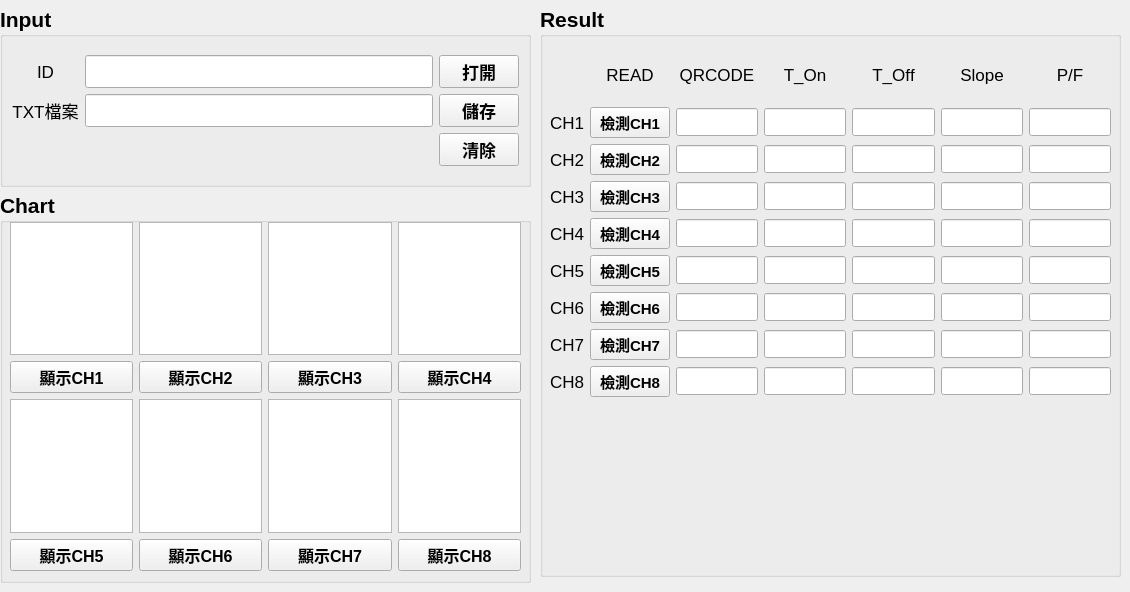
    <widget class="QWidget" name="tab_Sulink">
     <attribute name="title">
      <string>溫度保護器</string>
     </attribute>
     <widget class="QGroupBox" name="Input_box">
      <property name="geometry">
       <rect>
        <x>0</x>
        <y>6</y>
        <width>531</width>
        <height>181</height>
       </rect>
      </property>
      <property name="font">
       <font>
        <pointsize>16</pointsize>
        <weight>75</weight>
        <italic>false</italic>
        <bold>true</bold>
        <underline>false</underline>
        <strikeout>false</strikeout>
        <kerning>true</kerning>
       </font>
      </property>
      <property name="styleSheet">
       <string notr="true">QGroupBox {
            border-color: rgb(156, 156, 156);
        }</string>
      </property>
      <property name="title">
       <string>Input</string>
      </property>
      <layout class="QGridLayout" name="gridLayout_10">
       <item row="0" column="0">
        <layout class="QGridLayout" name="gridLayout_2">
         <item row="1" column="1">
          <widget class="QLineEdit" name="input_file">
           <property name="font">
            <font>
             <pointsize>16</pointsize>
             <kerning>false</kerning>
            </font>
           </property>
          </widget>
         </item>
         <item row="1" column="2">
          <widget class="QPushButton" name="btn_save">
           <property name="font">
            <font>
             <pointsize>13</pointsize>
             <weight>75</weight>
             <italic>false</italic>
             <bold>true</bold>
             <underline>false</underline>
             <strikeout>false</strikeout>
             <kerning>true</kerning>
            </font>
           </property>
           <property name="text">
            <string>儲存</string>
           </property>
          </widget>
         </item>
         <item row="0" column="1">
          <widget class="QLineEdit" name="input_name">
           <property name="font">
            <font>
             <pointsize>16</pointsize>
             <kerning>false</kerning>
            </font>
           </property>
          </widget>
         </item>
         <item row="1" column="0">
          <widget class="QLabel" name="label_txt_2">
           <property name="font">
            <font>
             <pointsize>13</pointsize>
             <weight>50</weight>
             <italic>false</italic>
             <bold>false</bold>
             <underline>false</underline>
             <strikeout>false</strikeout>
             <kerning>false</kerning>
            </font>
           </property>
           <property name="text">
            <string>TXT檔案</string>
           </property>
           <property name="alignment">
            <set>Qt::AlignCenter</set>
           </property>
          </widget>
         </item>
         <item row="0" column="0">
          <widget class="QLabel" name="label_name">
           <property name="font">
            <font>
             <pointsize>13</pointsize>
             <weight>50</weight>
             <italic>false</italic>
             <bold>false</bold>
             <underline>false</underline>
             <strikeout>false</strikeout>
             <kerning>false</kerning>
            </font>
           </property>
           <property name="text">
            <string>ID</string>
           </property>
           <property name="alignment">
            <set>Qt::AlignCenter</set>
           </property>
          </widget>
         </item>
         <item row="0" column="2">
          <widget class="QPushButton" name="btn_opentxt">
           <property name="font">
            <font>
             <pointsize>13</pointsize>
             <weight>75</weight>
             <italic>false</italic>
             <bold>true</bold>
             <underline>false</underline>
             <strikeout>false</strikeout>
             <kerning>false</kerning>
            </font>
           </property>
           <property name="text">
            <string>打開</string>
           </property>
          </widget>
         </item>
         <item row="2" column="2">
          <widget class="QPushButton" name="btn_clean">
           <property name="font">
            <font>
             <pointsize>13</pointsize>
             <weight>75</weight>
             <italic>false</italic>
             <bold>true</bold>
             <underline>false</underline>
             <strikeout>false</strikeout>
             <kerning>true</kerning>
            </font>
           </property>
           <property name="text">
            <string>清除</string>
           </property>
          </widget>
         </item>
        </layout>
       </item>
      </layout>
     </widget>
     <widget class="QGroupBox" name="Chart_box">
      <property name="geometry">
       <rect>
        <x>0</x>
        <y>192</y>
        <width>531</width>
        <height>391</height>
       </rect>
      </property>
      <property name="font">
       <font>
        <pointsize>16</pointsize>
        <weight>75</weight>
        <bold>true</bold>
       </font>
      </property>
      <property name="title">
       <string>Chart</string>
      </property>
      <widget class="QSplitter" name="splitter_2">
       <property name="geometry">
        <rect>
         <x>16</x>
         <y>156</y>
         <width>0</width>
         <height>0</height>
        </rect>
       </property>
       <property name="orientation">
        <enum>Qt::Vertical</enum>
       </property>
       <widget class="QWidget" name="widget_6" native="true">
        <property name="styleSheet">
         <string notr="true">background-color: rgb(255, 255, 255);</string>
        </property>
       </widget>
       <widget class="QWidget" name="widget_7" native="true">
        <property name="styleSheet">
         <string notr="true">background-color: rgb(255, 255, 255);</string>
        </property>
       </widget>
       <widget class="QWidget" name="widget_8" native="true">
        <property name="styleSheet">
         <string notr="true">background-color: rgb(255, 255, 255);</string>
        </property>
       </widget>
       <widget class="QWidget" name="widget_5" native="true">
        <property name="styleSheet">
         <string notr="true">background-color: rgb(255, 255, 255);</string>
        </property>
       </widget>
      </widget>
      <widget class="QWidget" name="layoutWidget_2">
       <property name="geometry">
        <rect>
         <x>10</x>
         <y>30</y>
         <width>511</width>
         <height>349</height>
        </rect>
       </property>
       <layout class="QGridLayout" name="gridLayout_3">
        <item row="2" column="1">
         <widget class="QGraphicsView" name="ch6_chart"/>
        </item>
        <item row="3" column="1">
         <widget class="QPushButton" name="ch6_display">
          <property name="font">
           <font>
            <pointsize>12</pointsize>
            <weight>75</weight>
            <bold>true</bold>
           </font>
          </property>
          <property name="text">
           <string>顯示CH6</string>
          </property>
         </widget>
        </item>
        <item row="0" column="3">
         <widget class="QGraphicsView" name="ch4_chart"/>
        </item>
        <item row="2" column="0">
         <widget class="QGraphicsView" name="ch5_chart"/>
        </item>
        <item row="0" column="1">
         <widget class="QGraphicsView" name="ch2_chart"/>
        </item>
        <item row="0" column="2">
         <widget class="QGraphicsView" name="ch3_chart"/>
        </item>
        <item row="3" column="3">
         <widget class="QPushButton" name="ch8_display">
          <property name="font">
           <font>
            <pointsize>12</pointsize>
            <weight>75</weight>
            <bold>true</bold>
           </font>
          </property>
          <property name="text">
           <string>顯示CH8</string>
          </property>
         </widget>
        </item>
        <item row="2" column="2">
         <widget class="QGraphicsView" name="ch7_chart"/>
        </item>
        <item row="0" column="0">
         <widget class="QGraphicsView" name="ch1_chart"/>
        </item>
        <item row="3" column="2">
         <widget class="QPushButton" name="ch7_display">
          <property name="font">
           <font>
            <pointsize>12</pointsize>
            <weight>75</weight>
            <bold>true</bold>
           </font>
          </property>
          <property name="text">
           <string>顯示CH7</string>
          </property>
         </widget>
        </item>
        <item row="2" column="3">
         <widget class="QGraphicsView" name="ch8_chart"/>
        </item>
        <item row="3" column="0">
         <widget class="QPushButton" name="ch5_display">
          <property name="font">
           <font>
            <pointsize>12</pointsize>
            <weight>75</weight>
            <bold>true</bold>
           </font>
          </property>
          <property name="text">
           <string>顯示CH5</string>
          </property>
         </widget>
        </item>
        <item row="1" column="3">
         <widget class="QPushButton" name="ch4_display">
          <property name="font">
           <font>
            <pointsize>12</pointsize>
            <weight>75</weight>
            <bold>true</bold>
           </font>
          </property>
          <property name="text">
           <string>顯示CH4</string>
          </property>
         </widget>
        </item>
        <item row="1" column="2">
         <widget class="QPushButton" name="ch3_display">
          <property name="font">
           <font>
            <pointsize>12</pointsize>
            <weight>75</weight>
            <bold>true</bold>
           </font>
          </property>
          <property name="text">
           <string>顯示CH3</string>
          </property>
         </widget>
        </item>
        <item row="1" column="1">
         <widget class="QPushButton" name="ch2_display">
          <property name="font">
           <font>
            <pointsize>12</pointsize>
            <weight>75</weight>
            <bold>true</bold>
           </font>
          </property>
          <property name="text">
           <string>顯示CH2</string>
          </property>
         </widget>
        </item>
        <item row="1" column="0">
         <widget class="QPushButton" name="ch1_display">
          <property name="font">
           <font>
            <pointsize>12</pointsize>
            <weight>75</weight>
            <bold>true</bold>
           </font>
          </property>
          <property name="text">
           <string>顯示CH1</string>
          </property>
         </widget>
        </item>
       </layout>
      </widget>
     </widget>
     <widget class="QGroupBox" name="Result_box">
      <property name="geometry">
       <rect>
        <x>540</x>
        <y>6</y>
        <width>581</width>
        <height>571</height>
       </rect>
      </property>
      <property name="font">
       <font>
        <pointsize>16</pointsize>
        <weight>75</weight>
        <bold>true</bold>
       </font>
      </property>
      <property name="title">
       <string>Result</string>
      </property>
      <widget class="QWidget" name="layoutWidget">
       <property name="geometry">
        <rect>
         <x>10</x>
         <y>42</y>
         <width>561</width>
         <height>349</height>
        </rect>
       </property>
       <property name="font">
        <font>
         <pointsize>13</pointsize>
         <weight>50</weight>
         <bold>false</bold>
        </font>
       </property>
       <layout class="QGridLayout" name="gridLayout">
        <item row="3" column="3">
         <widget class="QLineEdit" name="ch3_T_On">
          <property name="alignment">
           <set>Qt::AlignCenter</set>
          </property>
         </widget>
        </item>
        <item row="5" column="1">
         <widget class="QPushButton" name="ch5_qrcode">
          <property name="font">
           <font>
            <pointsize>11</pointsize>
            <weight>75</weight>
            <bold>true</bold>
           </font>
          </property>
          <property name="text">
           <string>檢測CH5</string>
          </property>
         </widget>
        </item>
        <item row="3" column="6">
         <widget class="QLineEdit" name="ch3_PF">
          <property name="alignment">
           <set>Qt::AlignCenter</set>
          </property>
         </widget>
        </item>
        <item row="5" column="6">
         <widget class="QLineEdit" name="ch5_PF">
          <property name="alignment">
           <set>Qt::AlignCenter</set>
          </property>
         </widget>
        </item>
        <item row="8" column="2">
         <widget class="QLineEdit" name="ch8_qrcodelable">
          <property name="alignment">
           <set>Qt::AlignCenter</set>
          </property>
         </widget>
        </item>
        <item row="8" column="5">
         <widget class="QLineEdit" name="ch8_slope">
          <property name="alignment">
           <set>Qt::AlignCenter</set>
          </property>
         </widget>
        </item>
        <item row="7" column="4">
         <widget class="QLineEdit" name="ch7_T_Off">
          <property name="alignment">
           <set>Qt::AlignCenter</set>
          </property>
         </widget>
        </item>
        <item row="3" column="0">
         <widget class="QLabel" name="label_ch3">
          <property name="font">
           <font>
            <pointsize>13</pointsize>
            <weight>50</weight>
            <bold>false</bold>
           </font>
          </property>
          <property name="text">
           <string>CH3</string>
          </property>
          <property name="alignment">
           <set>Qt::AlignCenter</set>
          </property>
         </widget>
        </item>
        <item row="5" column="5">
         <widget class="QLineEdit" name="ch5_slope">
          <property name="alignment">
           <set>Qt::AlignCenter</set>
          </property>
         </widget>
        </item>
        <item row="4" column="4">
         <widget class="QLineEdit" name="ch4_T_Off">
          <property name="alignment">
           <set>Qt::AlignCenter</set>
          </property>
         </widget>
        </item>
        <item row="1" column="2">
         <widget class="QLineEdit" name="ch1_qrcodelable">
          <property name="font">
           <font>
            <pointsize>13</pointsize>
            <weight>50</weight>
            <bold>false</bold>
           </font>
          </property>
          <property name="alignment">
           <set>Qt::AlignCenter</set>
          </property>
         </widget>
        </item>
        <item row="0" column="2">
         <widget class="QLabel" name="label_qrcode">
          <property name="font">
           <font>
            <pointsize>13</pointsize>
            <weight>50</weight>
            <bold>false</bold>
            <kerning>false</kerning>
           </font>
          </property>
          <property name="text">
           <string>QRCODE</string>
          </property>
          <property name="alignment">
           <set>Qt::AlignCenter</set>
          </property>
         </widget>
        </item>
        <item row="8" column="0">
         <widget class="QLabel" name="label_ch8">
          <property name="font">
           <font>
            <pointsize>13</pointsize>
            <weight>50</weight>
            <bold>false</bold>
           </font>
          </property>
          <property name="text">
           <string>CH8</string>
          </property>
          <property name="alignment">
           <set>Qt::AlignCenter</set>
          </property>
         </widget>
        </item>
        <item row="6" column="4">
         <widget class="QLineEdit" name="ch6_T_Off">
          <property name="alignment">
           <set>Qt::AlignCenter</set>
          </property>
         </widget>
        </item>
        <item row="7" column="0">
         <widget class="QLabel" name="label_ch7">
          <property name="font">
           <font>
            <pointsize>13</pointsize>
            <weight>50</weight>
            <bold>false</bold>
           </font>
          </property>
          <property name="text">
           <string>CH7</string>
          </property>
          <property name="alignment">
           <set>Qt::AlignCenter</set>
          </property>
         </widget>
        </item>
        <item row="8" column="6">
         <widget class="QLineEdit" name="ch8_PF">
          <property name="alignment">
           <set>Qt::AlignCenter</set>
          </property>
         </widget>
        </item>
        <item row="4" column="1">
         <widget class="QPushButton" name="ch4_qrcode">
          <property name="font">
           <font>
            <pointsize>11</pointsize>
            <weight>75</weight>
            <bold>true</bold>
           </font>
          </property>
          <property name="text">
           <string>檢測CH4</string>
          </property>
         </widget>
        </item>
        <item row="2" column="2">
         <widget class="QLineEdit" name="ch2_qrcodelable">
          <property name="font">
           <font>
            <pointsize>13</pointsize>
            <weight>50</weight>
            <bold>false</bold>
           </font>
          </property>
          <property name="alignment">
           <set>Qt::AlignCenter</set>
          </property>
         </widget>
        </item>
        <item row="4" column="3">
         <widget class="QLineEdit" name="ch4_T_On">
          <property name="alignment">
           <set>Qt::AlignCenter</set>
          </property>
         </widget>
        </item>
        <item row="0" column="3">
         <widget class="QLabel" name="label_T_On">
          <property name="font">
           <font>
            <pointsize>13</pointsize>
            <weight>50</weight>
            <bold>false</bold>
            <kerning>false</kerning>
           </font>
          </property>
          <property name="text">
           <string>T_On</string>
          </property>
          <property name="alignment">
           <set>Qt::AlignCenter</set>
          </property>
         </widget>
        </item>
        <item row="1" column="0">
         <widget class="QLabel" name="label_ch1">
          <property name="font">
           <font>
            <pointsize>13</pointsize>
            <weight>50</weight>
            <bold>false</bold>
           </font>
          </property>
          <property name="text">
           <string>CH1</string>
          </property>
          <property name="alignment">
           <set>Qt::AlignCenter</set>
          </property>
         </widget>
        </item>
        <item row="5" column="0">
         <widget class="QLabel" name="label_ch5">
          <property name="font">
           <font>
            <pointsize>13</pointsize>
            <weight>50</weight>
            <bold>false</bold>
           </font>
          </property>
          <property name="text">
           <string>CH5</string>
          </property>
          <property name="alignment">
           <set>Qt::AlignCenter</set>
          </property>
         </widget>
        </item>
        <item row="2" column="6">
         <widget class="QLineEdit" name="ch2_PF">
          <property name="alignment">
           <set>Qt::AlignCenter</set>
          </property>
         </widget>
        </item>
        <item row="2" column="0">
         <widget class="QLabel" name="label_ch2">
          <property name="font">
           <font>
            <pointsize>13</pointsize>
            <weight>50</weight>
            <bold>false</bold>
           </font>
          </property>
          <property name="text">
           <string>CH2</string>
          </property>
          <property name="alignment">
           <set>Qt::AlignCenter</set>
          </property>
         </widget>
        </item>
        <item row="3" column="1">
         <widget class="QPushButton" name="ch3_qrcode">
          <property name="font">
           <font>
            <pointsize>11</pointsize>
            <weight>75</weight>
            <bold>true</bold>
           </font>
          </property>
          <property name="text">
           <string>檢測CH3</string>
          </property>
         </widget>
        </item>
        <item row="4" column="5">
         <widget class="QLineEdit" name="ch4_slope">
          <property name="alignment">
           <set>Qt::AlignCenter</set>
          </property>
         </widget>
        </item>
        <item row="8" column="1">
         <widget class="QPushButton" name="ch8_qrcode">
          <property name="font">
           <font>
            <pointsize>11</pointsize>
            <weight>75</weight>
            <bold>true</bold>
           </font>
          </property>
          <property name="text">
           <string>檢測CH8</string>
          </property>
         </widget>
        </item>
        <item row="6" column="5">
         <widget class="QLineEdit" name="ch6_slope">
          <property name="alignment">
           <set>Qt::AlignCenter</set>
          </property>
         </widget>
        </item>
        <item row="1" column="5">
         <widget class="QLineEdit" name="ch1_slope">
          <property name="alignment">
           <set>Qt::AlignCenter</set>
          </property>
         </widget>
        </item>
        <item row="2" column="3">
         <widget class="QLineEdit" name="ch2_T_On">
          <property name="alignment">
           <set>Qt::AlignCenter</set>
          </property>
         </widget>
        </item>
        <item row="3" column="2">
         <widget class="QLineEdit" name="ch3_qrcodelable">
          <property name="font">
           <font>
            <pointsize>13</pointsize>
            <weight>50</weight>
            <bold>false</bold>
           </font>
          </property>
          <property name="alignment">
           <set>Qt::AlignCenter</set>
          </property>
         </widget>
        </item>
        <item row="4" column="0">
         <widget class="QLabel" name="label_ch4">
          <property name="font">
           <font>
            <pointsize>13</pointsize>
            <weight>50</weight>
            <bold>false</bold>
           </font>
          </property>
          <property name="text">
           <string>CH4</string>
          </property>
          <property name="alignment">
           <set>Qt::AlignCenter</set>
          </property>
         </widget>
        </item>
        <item row="2" column="4">
         <widget class="QLineEdit" name="ch2_T_Off">
          <property name="alignment">
           <set>Qt::AlignCenter</set>
          </property>
         </widget>
        </item>
        <item row="2" column="5">
         <widget class="QLineEdit" name="ch2_slope">
          <property name="alignment">
           <set>Qt::AlignCenter</set>
          </property>
         </widget>
        </item>
        <item row="1" column="3">
         <widget class="QLineEdit" name="ch1_T_On">
          <property name="alignment">
           <set>Qt::AlignCenter</set>
          </property>
         </widget>
        </item>
        <item row="6" column="0">
         <widget class="QLabel" name="label_ch6">
          <property name="font">
           <font>
            <pointsize>13</pointsize>
            <weight>50</weight>
            <bold>false</bold>
           </font>
          </property>
          <property name="text">
           <string>CH6</string>
          </property>
          <property name="alignment">
           <set>Qt::AlignCenter</set>
          </property>
         </widget>
        </item>
        <item row="6" column="6">
         <widget class="QLineEdit" name="ch6_PF">
          <property name="alignment">
           <set>Qt::AlignCenter</set>
          </property>
         </widget>
        </item>
        <item row="3" column="4">
         <widget class="QLineEdit" name="ch3_T_Off">
          <property name="alignment">
           <set>Qt::AlignCenter</set>
          </property>
         </widget>
        </item>
        <item row="4" column="2">
         <widget class="QLineEdit" name="ch4_qrcodelable">
          <property name="font">
           <font>
            <pointsize>13</pointsize>
            <weight>50</weight>
            <bold>false</bold>
           </font>
          </property>
          <property name="alignment">
           <set>Qt::AlignCenter</set>
          </property>
         </widget>
        </item>
        <item row="7" column="2">
         <widget class="QLineEdit" name="ch7_qrcodelable">
          <property name="alignment">
           <set>Qt::AlignCenter</set>
          </property>
         </widget>
        </item>
        <item row="5" column="3">
         <widget class="QLineEdit" name="ch5_T_On">
          <property name="alignment">
           <set>Qt::AlignCenter</set>
          </property>
         </widget>
        </item>
        <item row="5" column="4">
         <widget class="QLineEdit" name="ch5_T_Off">
          <property name="alignment">
           <set>Qt::AlignCenter</set>
          </property>
         </widget>
        </item>
        <item row="6" column="2">
         <widget class="QLineEdit" name="ch6_qrcodelable">
          <property name="alignment">
           <set>Qt::AlignCenter</set>
          </property>
         </widget>
        </item>
        <item row="0" column="4">
         <widget class="QLabel" name="label_T_Off">
          <property name="font">
           <font>
            <pointsize>13</pointsize>
            <weight>50</weight>
            <bold>false</bold>
            <kerning>false</kerning>
           </font>
          </property>
          <property name="text">
           <string>T_Off</string>
          </property>
          <property name="alignment">
           <set>Qt::AlignCenter</set>
          </property>
         </widget>
        </item>
        <item row="7" column="1">
         <widget class="QPushButton" name="ch7_qrcode">
          <property name="font">
           <font>
            <pointsize>11</pointsize>
            <weight>75</weight>
            <bold>true</bold>
           </font>
          </property>
          <property name="text">
           <string>檢測CH7</string>
          </property>
         </widget>
        </item>
        <item row="5" column="2">
         <widget class="QLineEdit" name="ch5_qrcodelable">
          <property name="alignment">
           <set>Qt::AlignCenter</set>
          </property>
         </widget>
        </item>
        <item row="0" column="5">
         <widget class="QLabel" name="label_Slope">
          <property name="font">
           <font>
            <pointsize>13</pointsize>
            <weight>50</weight>
            <bold>false</bold>
            <kerning>false</kerning>
           </font>
          </property>
          <property name="text">
           <string>Slope</string>
          </property>
          <property name="alignment">
           <set>Qt::AlignCenter</set>
          </property>
         </widget>
        </item>
        <item row="8" column="4">
         <widget class="QLineEdit" name="ch8_T_Off">
          <property name="alignment">
           <set>Qt::AlignCenter</set>
          </property>
         </widget>
        </item>
        <item row="0" column="1">
         <widget class="QLabel" name="label_qrcode_3">
          <property name="font">
           <font>
            <pointsize>13</pointsize>
            <weight>50</weight>
            <bold>false</bold>
            <kerning>false</kerning>
           </font>
          </property>
          <property name="text">
           <string>READ</string>
          </property>
          <property name="alignment">
           <set>Qt::AlignCenter</set>
          </property>
         </widget>
        </item>
        <item row="1" column="6">
         <widget class="QLineEdit" name="ch1_PF">
          <property name="alignment">
           <set>Qt::AlignCenter</set>
          </property>
         </widget>
        </item>
        <item row="6" column="3">
         <widget class="QLineEdit" name="ch6_T_On">
          <property name="alignment">
           <set>Qt::AlignCenter</set>
          </property>
         </widget>
        </item>
        <item row="1" column="1">
         <widget class="QPushButton" name="ch1_qrcode">
          <property name="font">
           <font>
            <pointsize>11</pointsize>
            <weight>75</weight>
            <bold>true</bold>
           </font>
          </property>
          <property name="text">
           <string>檢測CH1</string>
          </property>
         </widget>
        </item>
        <item row="6" column="1">
         <widget class="QPushButton" name="ch6_qrcode">
          <property name="font">
           <font>
            <pointsize>11</pointsize>
            <weight>75</weight>
            <bold>true</bold>
           </font>
          </property>
          <property name="text">
           <string>檢測CH6</string>
          </property>
         </widget>
        </item>
        <item row="0" column="6">
         <widget class="QLabel" name="label_T_On_14">
          <property name="font">
           <font>
            <pointsize>13</pointsize>
            <weight>50</weight>
            <bold>false</bold>
            <kerning>false</kerning>
           </font>
          </property>
          <property name="text">
           <string>P/F</string>
          </property>
          <property name="alignment">
           <set>Qt::AlignCenter</set>
          </property>
         </widget>
        </item>
        <item row="7" column="5">
         <widget class="QLineEdit" name="ch7_slope">
          <property name="alignment">
           <set>Qt::AlignCenter</set>
          </property>
         </widget>
        </item>
        <item row="4" column="6">
         <widget class="QLineEdit" name="ch4_PF">
          <property name="alignment">
           <set>Qt::AlignCenter</set>
          </property>
         </widget>
        </item>
        <item row="7" column="3">
         <widget class="QLineEdit" name="ch7_T_On">
          <property name="alignment">
           <set>Qt::AlignCenter</set>
          </property>
         </widget>
        </item>
        <item row="8" column="3">
         <widget class="QLineEdit" name="ch8_T_On">
          <property name="alignment">
           <set>Qt::AlignCenter</set>
          </property>
         </widget>
        </item>
        <item row="1" column="4">
         <widget class="QLineEdit" name="ch1_T_Off">
          <property name="alignment">
           <set>Qt::AlignCenter</set>
          </property>
         </widget>
        </item>
        <item row="2" column="1">
         <widget class="QPushButton" name="ch2_qrcode">
          <property name="font">
           <font>
            <pointsize>11</pointsize>
            <weight>75</weight>
            <bold>true</bold>
           </font>
          </property>
          <property name="text">
           <string>檢測CH2</string>
          </property>
         </widget>
        </item>
        <item row="3" column="5">
         <widget class="QLineEdit" name="ch3_slope">
          <property name="alignment">
           <set>Qt::AlignCenter</set>
          </property>
         </widget>
        </item>
        <item row="7" column="6">
         <widget class="QLineEdit" name="ch7_PF">
          <property name="alignment">
           <set>Qt::AlignCenter</set>
          </property>
         </widget>
        </item>
       </layout>
      </widget>
     </widget>
    </widget>
